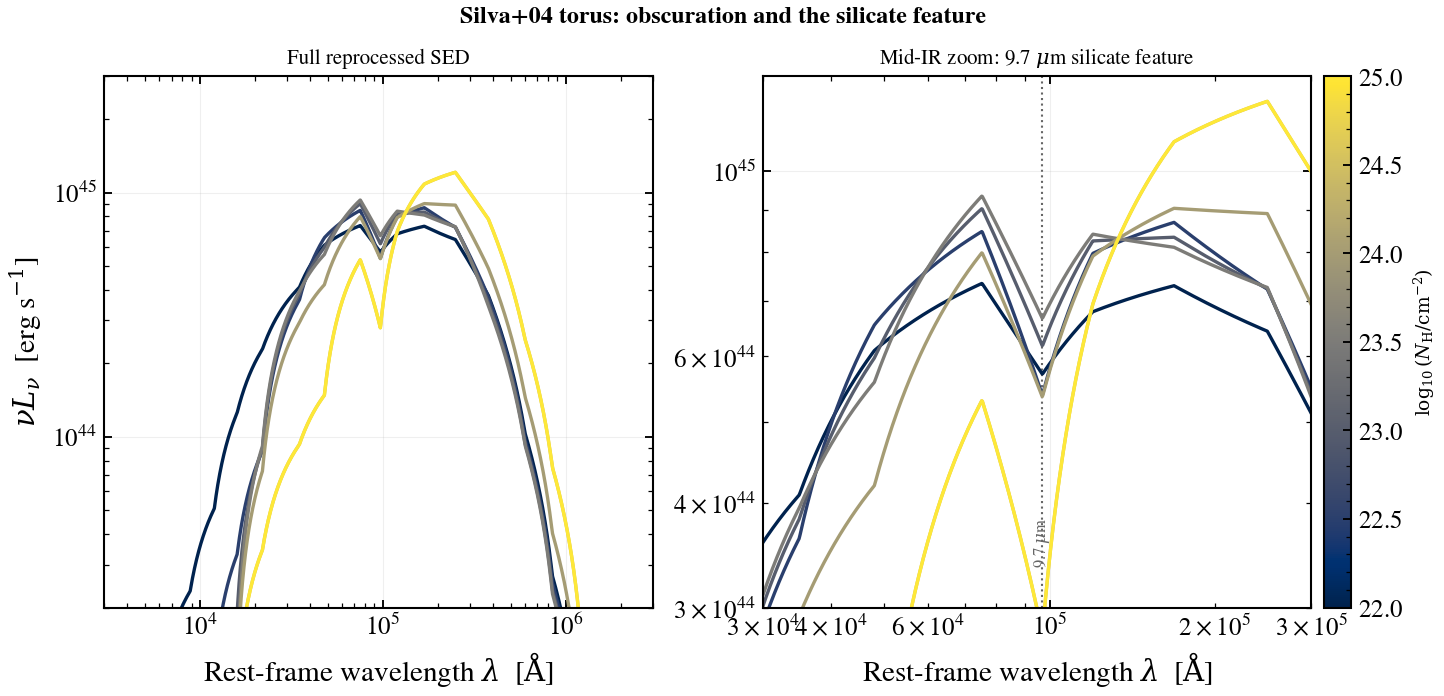

Source code (Python):
"""
Silva+04 torus: Obscuration and the 9.7 micron silicate feature
===============================================================

The Silva, Maiolino & Granato (2004) AGN torus templates are empirical
reprocessed-dust SEDs binned by line-of-sight hydrogen column density
``agn_log_nh_silva``. As the column rises from unobscured (Type-1-like,
:math:`N_\\mathrm{H} \\sim 10^{22}\\,\\mathrm{cm^{-2}}`) to Compton-thick
(:math:`N_\\mathrm{H} \\sim 10^{25}\\,\\mathrm{cm^{-2}}`):

- the near-IR continuum is increasingly suppressed, and
- the **9.7 micron silicate feature** turns from weak emission into deep
  absorption — the classic signature of an edge-on, dusty torus.

The left panel shows the full reprocessed SED; the right panel zooms on the
mid-IR so the silicate feature's evolution with column density is visible.
Column density is encoded by color.

References
----------
.. [1] L. Silva, A. Maiolino & G. L. Granato, "Connecting the active galactic
   nucleus and the host galaxy in the infrared," MNRAS 355, 973 (2004).
   arXiv:astro-ph/0403468. https://doi.org/10.1111/j.1365-2966.2004.08380.x
.. [2] L. N. Martínez-Ramírez et al., "AGNfitter-rx: Modeling the radio-to-X-ray
   spectral energy distributions of AGNs," A&A 688, A46 (2024).
   arXiv:2405.12111. https://doi.org/10.1051/0004-6361/202449329
"""

import os

os.environ["TF_CPP_MIN_LOG_LEVEL"] = "2"  # suppress XLA/PjRt C++ INFO+WARNING logs

import warnings

import jax
import matplotlib as mpl
import matplotlib.pyplot as plt
import numpy as np

import tengri
from tengri.analysis.plotting import setup_style
from tengri.utils.physics_constants import C_AA  # speed of light [Angstrom/s]

setup_style()
warnings.filterwarnings("ignore", message=".*BakedInBackend.*")
warnings.filterwarnings("ignore", message=".*deprecated.*")

ssp = tengri.load_ssp()

# Minimal host: stellar light suppressed so the torus stands alone.
SFH = {"type": "const", "*": tengri.FIXED, "log_total_mass": -10.0}
DUST = {"type": "two_component", "*": tengri.FIXED, "tau_diff": 0.0, "tau_bc": 0.0}

# Silva+04 grid: log N_H in [22, 25]. Sweep the full obscuration range.
LOG_NH_VALUES = np.linspace(22.0, 25.0, 7)

# A torus block normalizes to the disc luminosity, so a disc must be present;
# the torus contribution is then isolated by subtracting the disc-only SED.
BASE_AGN = {
    "disc": {"type": "multicolor", "*": tengri.FIXED},
    "*": tengri.FIXED,
    "log_lbol": 12.0,
    "frac": 1.0,
}


def _build_sed(torus: dict | None) -> tuple[np.ndarray, np.ndarray]:
    agn = dict(BASE_AGN)
    if torus is not None:
        agn["torus"] = torus
    model = tengri.SEDModel.build(ssp, sfh=SFH, dust=DUST, agn=agn, redshift=tengri.Fixed(0.05))
    p = dict(model.spec.sample(jax.random.PRNGKey(0)))
    out = model.predict_rest_sed(p)
    return np.asarray(out.wavelength), np.asarray(out.sed)


WAVE, DISC_ONLY = _build_sed(None)  # disc-only baseline (subtracted off)


def torus_sed(log_nh: float) -> tuple[np.ndarray, np.ndarray]:
    """Return (wavelength [AA], nu*L_nu [erg/s]) for the Silva+04 torus alone."""
    wave, total = _build_sed({"type": "silva04", "*": tengri.FIXED, "log_nh_silva": log_nh})
    disc = np.interp(wave, WAVE, DISC_ONLY)  # disc build uses a different grid
    return wave, C_AA / wave * np.clip(total - disc, 0.0, None)


fig, axes = plt.subplots(1, 2, figsize=(11.0, 4.6))

norm = mpl.colors.Normalize(vmin=LOG_NH_VALUES.min(), vmax=LOG_NH_VALUES.max())
cmap = plt.get_cmap("cividis")

for log_nh in LOG_NH_VALUES:
    wave, nu_l_nu = torus_sed(log_nh)
    color = cmap(norm(log_nh))
    axes[0].loglog(wave, nu_l_nu, color=color, lw=1.6)
    axes[1].loglog(wave, nu_l_nu, color=color, lw=1.6)

# ── Panel 1: full reprocessed SED ───────────────────────────────────────
axes[0].set_xlim(3e3, 3e6)
axes[0].set_ylim(2e43, 3e45)
axes[0].set_title("Full reprocessed SED", fontsize=10)
axes[0].set_ylabel(r"$\nu L_\nu$  [erg s$^{-1}$]")

# ── Panel 2: mid-IR zoom on the 9.7 micron silicate feature ─────────────
axes[1].set_xlim(3e4, 3e5)  # 3-30 micron
axes[1].set_ylim(3e44, 1.3e45)
axes[1].set_title(r"Mid-IR zoom: 9.7 $\mu$m silicate feature", fontsize=10)
axes[1].axvline(9.7e4, color="0.4", ls=":", lw=1.0, zorder=0)
axes[1].text(9.7e4, 3.4e44, r"9.7 $\mu$m", fontsize=8, ha="center", color="0.4", rotation=90)

for ax in axes:
    ax.set_xlabel(r"Rest-frame wavelength $\lambda$  [$\mathrm{\AA}$]")
    ax.grid(True, which="major", alpha=0.2)

sm = mpl.cm.ScalarMappable(norm=norm, cmap=cmap)
cb = fig.colorbar(sm, ax=axes, pad=0.01, fraction=0.046)
cb.set_label(r"$\log_{10}(N_\mathrm{H} / \mathrm{cm^{-2}})$", fontsize=9)

fig.suptitle(
    "Silva+04 torus: obscuration and the silicate feature",
    fontsize=11.5,
    weight="bold",
)
plt.savefig("plot_silva04_nh_sweep.png", dpi=150, bbox_inches="tight")
